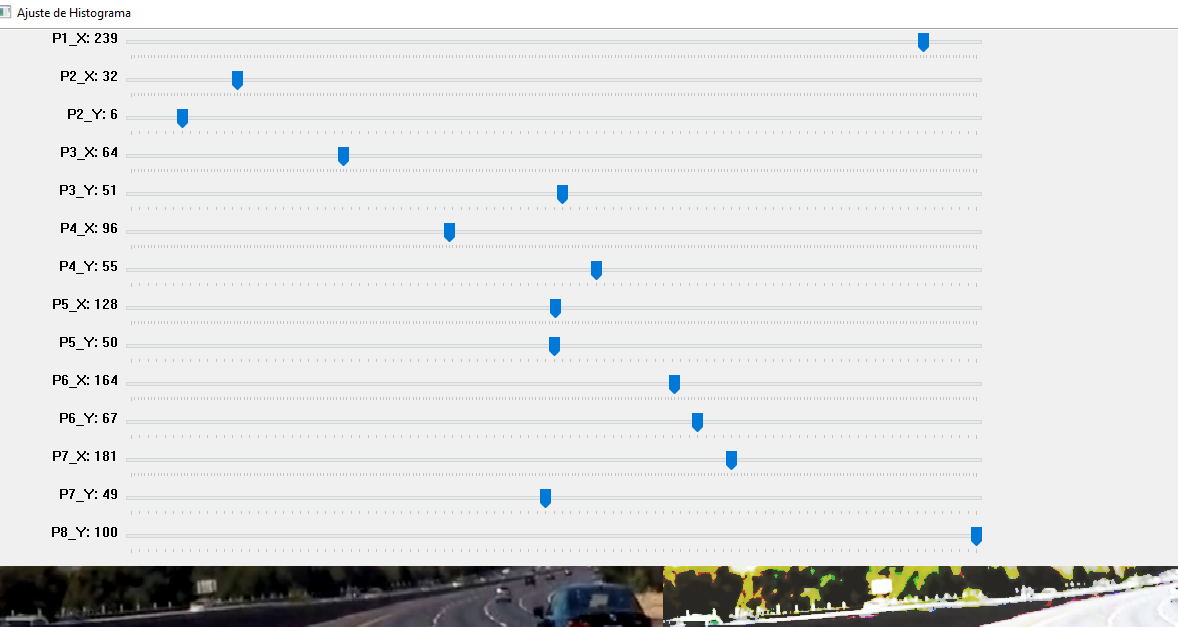
#> input picture trabajos-PI/tarea2-/para Sombras.png, 1178 x 627 px
$ python controlandoX-Y.py
#> lines starting #> are read from the running program, lines starting #| are printed output that depends on the picture
import cv2
import numpy as np
from tkinter import Tk
from tkinter.filedialog import askopenfilename, asksaveasfilename

def compute_histogram(image_channel, bins=256):
    hist, _ = np.histogram(image_channel, bins=bins, range=(0, bins))
    return hist

def compute_cdf(hist):
    cdf = hist.cumsum()
    cdf_normalized = cdf / float(cdf.max())
    return cdf_normalized

def histogram_specification(original_hist, reference_points, bins=256):
    P_A = compute_cdf(original_hist)
    K = bins
    f_hs = np.zeros(K, dtype=np.float32)

    for a in range(K):
        b = P_A[a]
        if b <= reference_points[0][1]:
            a_prime = reference_points[0][0]
        elif b >= reference_points[-1][1]:
            a_prime = reference_points[-1][0]
        else:
            n = len(reference_points) - 1
            while n >= 0 and b < reference_points[n][1]:
                n -= 1
            n = max(n, 0)
            a_prime = reference_points[n][0] + (b - reference_points[n][1]) * \
                      ((reference_points[n + 1][0] - reference_points[n][0]) /
                      (reference_points[n + 1][1] - reference_points[n][1]))
        f_hs[a] = np.clip(a_prime, 0, 255)

    return f_hs

def apply_histogram_specification(image, reference_points, bins=256):
    channels = cv2.split(image)
    result_channels = []

    for channel in channels:
        original_hist = compute_histogram(channel, bins=bins)
        f_hs = histogram_specification(original_hist, reference_points, bins=bins)

        new_channel = np.clip(np.interp(channel.flatten(), np.arange(bins), f_hs), 0, 255).reshape(channel.shape)
        result_channels.append(new_channel.astype(np.uint8))

    result_image = cv2.merge(result_channels)
    return result_image

def select_image():
    root = Tk()
    root.withdraw()
    file_path = askopenfilename(filetypes=[("Image files", "*.jpg;*.jpeg;*.png;*.bmp;*.tiff")])
#> the answer given: para Sombras.png
    root.destroy()
    return file_path

def update_histogram(val):
    reference_points = [
        (cv2.getTrackbarPos('P1_X', 'Ajuste de Histograma'), 0.0),
        (cv2.getTrackbarPos('P2_X', 'Ajuste de Histograma'), cv2.getTrackbarPos('P2_Y', 'Ajuste de Histograma') / 100),
        (cv2.getTrackbarPos('P3_X', 'Ajuste de Histograma'), cv2.getTrackbarPos('P3_Y', 'Ajuste de Histograma') / 100),
        (cv2.getTrackbarPos('P4_X', 'Ajuste de Histograma'), cv2.getTrackbarPos('P4_Y', 'Ajuste de Histograma') / 100),
        (cv2.getTrackbarPos('P5_X', 'Ajuste de Histograma'), cv2.getTrackbarPos('P5_Y', 'Ajuste de Histograma') / 100),
        (cv2.getTrackbarPos('P6_X', 'Ajuste de Histograma'), cv2.getTrackbarPos('P6_Y', 'Ajuste de Histograma') / 100),
        (cv2.getTrackbarPos('P7_X', 'Ajuste de Histograma'), cv2.getTrackbarPos('P7_Y', 'Ajuste de Histograma') / 100),
        (255, cv2.getTrackbarPos('P8_Y', 'Ajuste de Histograma') / 100)
    ]

    adjusted_image = apply_histogram_specification(img, reference_points)

    combined_image = np.hstack((img, adjusted_image))
    cv2.imshow('Ajuste de Histograma', combined_image)

# Cargar la imagen
image_path = select_image()
if not image_path:
    raise FileNotFoundError("No se seleccionó ninguna imagen")

img = cv2.imread(image_path)
#> img is the input picture: shape (627, 1178, 3); mean B, G, R 221.6, 222, 221.6
if img is None:
    raise FileNotFoundError("La imagen no pudo ser cargada")

# Crear una ventana para los sliders
cv2.namedWindow('Ajuste de Histograma', cv2.WINDOW_NORMAL)

# Valores predeterminados para los puntos de referencia
default_points = {
    'P1_X': 0,
    'P2_X': 32, 'P2_Y': 25,
    'P3_X': 64, 'P3_Y': 50,
    'P4_X': 96, 'P4_Y': 75,
    'P5_X': 128, 'P5_Y': 100,
    'P6_X': 160, 'P6_Y': 75,
    'P7_X': 192, 'P7_Y': 50,
    'P8_Y': 25
}

# Crear sliders para ajustar los puntos en X e Y con valores predeterminados
cv2.createTrackbar('P1_X', 'Ajuste de Histograma', default_points['P1_X'], 255, update_histogram)
cv2.createTrackbar('P2_X', 'Ajuste de Histograma', default_points['P2_X'], 255, update_histogram)
cv2.createTrackbar('P2_Y', 'Ajuste de Histograma', default_points['P2_Y'], 100, update_histogram)
cv2.createTrackbar('P3_X', 'Ajuste de Histograma', default_points['P3_X'], 255, update_histogram)
cv2.createTrackbar('P3_Y', 'Ajuste de Histograma', default_points['P3_Y'], 100, update_histogram)
cv2.createTrackbar('P4_X', 'Ajuste de Histograma', default_points['P4_X'], 255, update_histogram)
cv2.createTrackbar('P4_Y', 'Ajuste de Histograma', default_points['P4_Y'], 100, update_histogram)
cv2.createTrackbar('P5_X', 'Ajuste de Histograma', default_points['P5_X'], 255, update_histogram)
cv2.createTrackbar('P5_Y', 'Ajuste de Histograma', default_points['P5_Y'], 100, update_histogram)
cv2.createTrackbar('P6_X', 'Ajuste de Histograma', default_points['P6_X'], 255, update_histogram)
cv2.createTrackbar('P6_Y', 'Ajuste de Histograma', default_points['P6_Y'], 100, update_histogram)
cv2.createTrackbar('P7_X', 'Ajuste de Histograma', default_points['P7_X'], 255, update_histogram)
cv2.createTrackbar('P7_Y', 'Ajuste de Histograma', default_points['P7_Y'], 100, update_histogram)
cv2.createTrackbar('P8_Y', 'Ajuste de Histograma', default_points['P8_Y'], 100, update_histogram)

# Llamar una vez para inicializar la visualización
update_histogram(0)
#> the loop in apply_histogram_specification, `for channel in channels:` made 3 passes
#> pass 1, in apply_histogram_specification, `new_channel = np.clip(np.interp(channel.flatten(), np.arange(bins), f_..`:
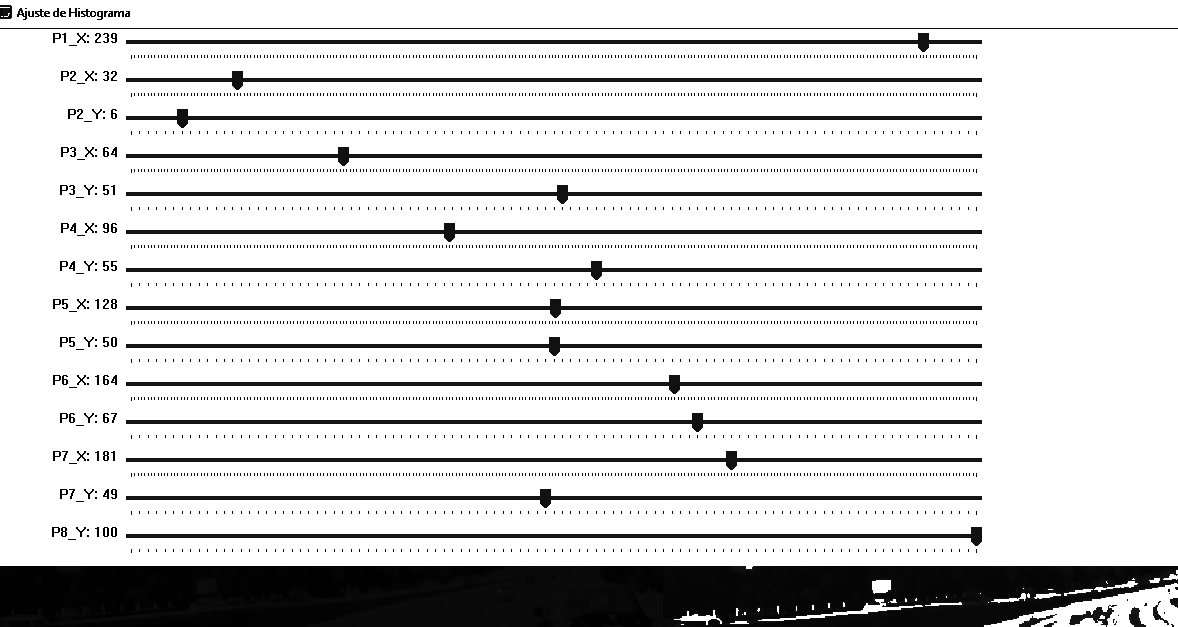
#> new_channel: shape (627, 1178) float64; min 1.29, max 255, mean 212.8
#> after the loop in apply_histogram_specification, `for channel in channels:`: result_channels = 3 items
#> in update_histogram, `combined_image = np.hstack((img, adjusted_image))`:
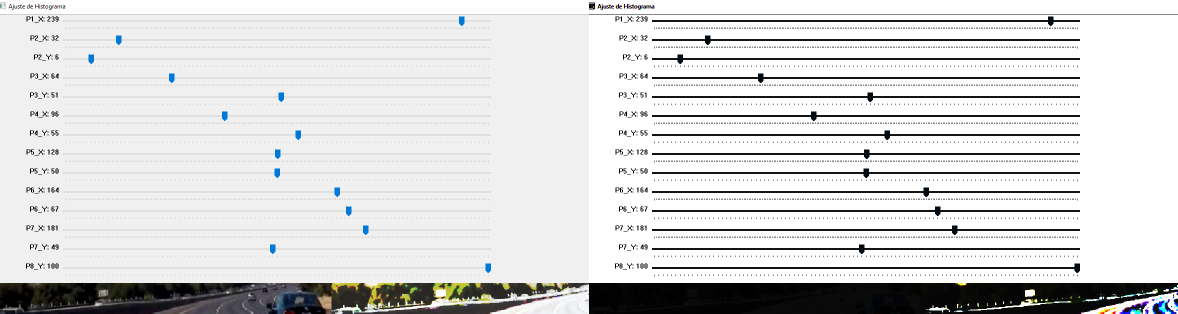
#> combined_image: shape (627, 2356, 3) (shown at 1/2 size); mean B, G, R 217.2, 217.3, 217

# Mantener la ventana abierta hasta que se presione la tecla 'q'
while True:
    if cv2.waitKey(1) & 0xFF == ord('q'):
#> (key q is pressed here)
        break

cv2.destroyAllWindows()
